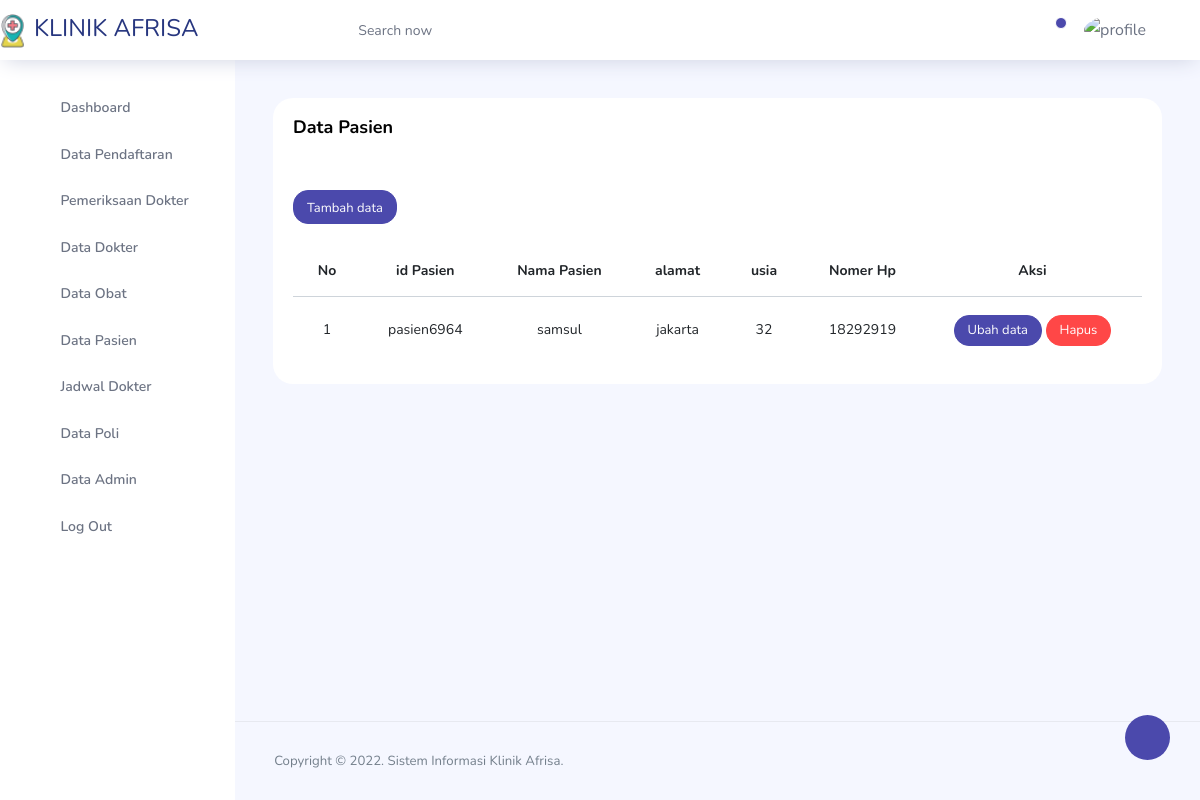
The app's page /admin/admin/datapasien.php with its own data.
### tables this page shows
CREATE TABLE `pasien` (
  `id_user` varchar(10) NOT NULL,
  `nama_pasien` varchar(100) NOT NULL,
  `alamat` varchar(50) NOT NULL,
  `no_hp` varchar(14) NOT NULL,
  `username` varchar(50) NOT NULL,
  `password` text NOT NULL,
  `level` varchar(15) NOT NULL,
  `gambar` text NOT NULL,
  `jenis_kelamin` varchar(55) NOT NULL,
  `usia` int(11) NOT NULL,
  `tgl_lahir` date NOT NULL
);

### admin/admin/datapasien.php (the view, shortened to what this page needs)
<?php
include 'template/header.php';
include 'template/navbar.php';
?>
      <div class="main-panel">
        <div class="content-wrapper">
          <div class="row">
             <div class="col-lg-12 grid-margin stretch-card">
              <div class="card">
                <div class="card-body">
                  <h4 class="card-title">Data Pasien</h4>
                  <p class="card-description">
                     <code></code>
                  </p>
                  <div class="table-responsive">
                     <?php
                    $query1="SELECT * FROM pasien  ";
                    $tampil=mysqli_query($kon, $query1) or die(mysqli_error());
                    ?>
                 <a href="input_pasien.php" class="btn btn-sm btn-primary"><i class=""></i> Tambah data</a>
                 <br>
                 <br>
                    <table class="table">
                      <thead>
                      <tr>
                        <th><center>No </center></th>
                        <th><center>id Pasien</center></th>
                        <th><center>Nama Pasien</center></th>
                         <th><center>alamat</center></th>
                        <th><center>usia</center></th>
                         <th><center>Nomer Hp</center></th>
                         <th><center>Aksi</center></th>
                      </tr>
                  </thead>
                     <?php
                     $no=0;
                     while($data=mysqli_fetch_array($tampil))
                    {
                     $no++;
                      ?>
                    <tbody>
                    <tr>
                    <td><center><?php echo $no; ?></center></td>
                    <td><center><?php echo $data['id_user']; ?></center></td>
                      <td><center><?php echo $data['nama_pasien']; ?></center></td>
                    <td><center><?php echo $data['alamat']; ?></center></td>
                    <td><center><?php echo $data['usia']; ?></center></td>
                    <td><center><?php echo $data['no_hp']; ?></center></td>
                     <td><center><div id="thanks"><a class="btn btn-sm btn-primary" data-placement="bottom" data-toggle="tooltip" title="Edit Data pasien" href="edit_pasien.php?aksi=edit&id_user=<?php echo $data['id_user'];?>"><span class="glyphicon glyphicon-edit"></span>Ubah data</a>
                       <a onclick="return confirm ('Yakin untuk menghapus data? <?php echo $data['id_user'];?>');" class="btn btn-sm btn-danger tooltips" data-placement="bottom" data-toggle="tooltip" title="Hapus Data pasien" href="datapasien.php?aksi=hapus&id_user=<?php echo $data['id_user'];?>">Hapus <span class="glyphicon glyphicon-trash"></a></center>
                        </td></tr>
                     </div>
                 <?php
              }
              ?>
                  </div>
                </div>
              </div>
            </div>
             </div>
              </div>
       <?php include 'template/footer.php'; ?>
      </div>
    </div>
</body>
</html>

### records on screen
pasien: id_user "pasien6964", nama_pasien "samsul", alamat "jakarta", usia "32", no_hp "18292919"
